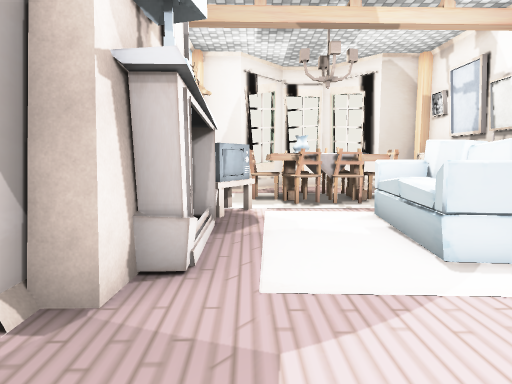
[1] (above)

14 first-person views from a walk through a 3-D level made in the Unity game engine. The camera is 1.5 m above the floor, tilts 6° down and sees 75° across. Doors are open. The floor is counted in squares, 1 m on a side. Each view is taken from the middle of a square. On the plan, view 1 faces up. The plan holds only what a view shows up to about 15 squares ahead; the rest is blank. The place goes on beyond the plan. Some surface patterns are stand-ins.

[2]
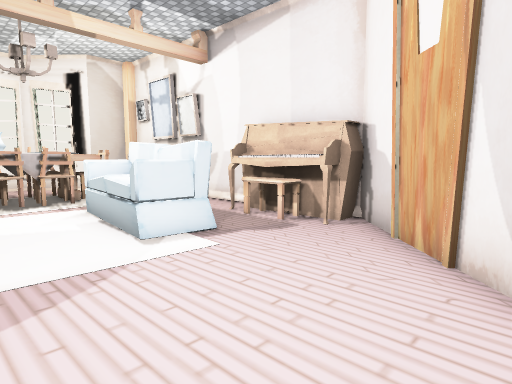

[3]
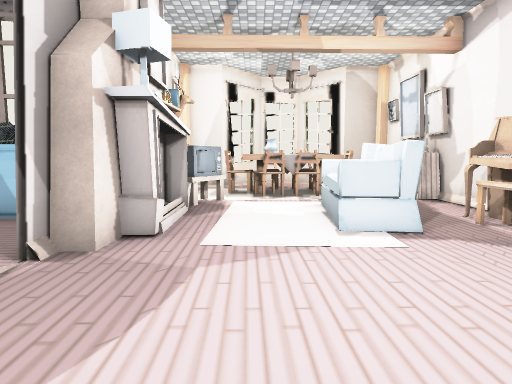

[4]
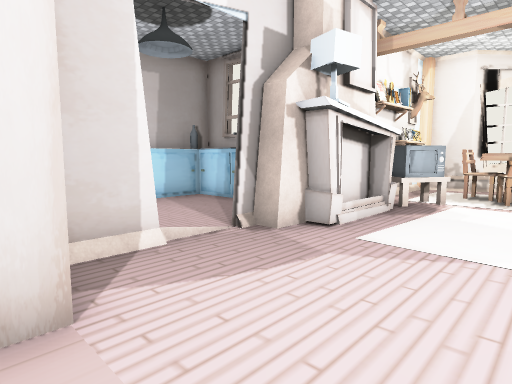

[5]
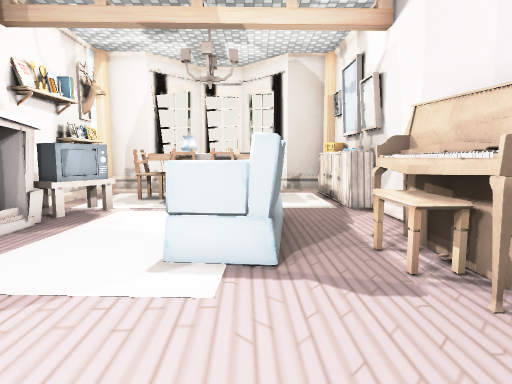

[6]
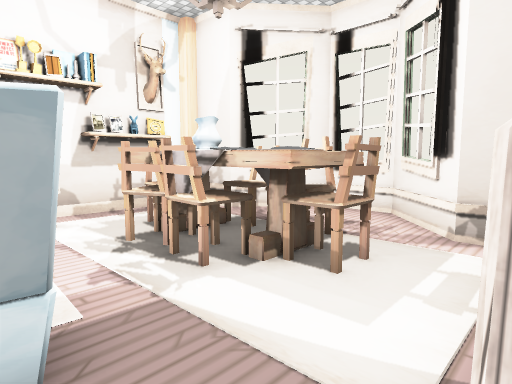

[7]
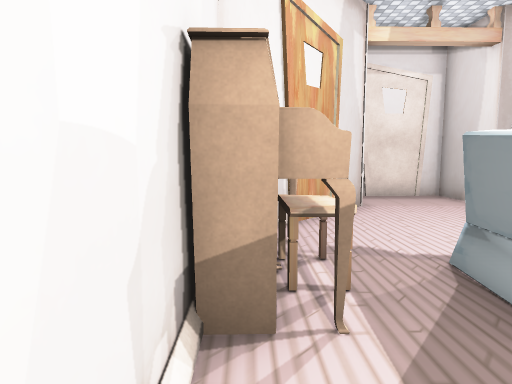

[8]
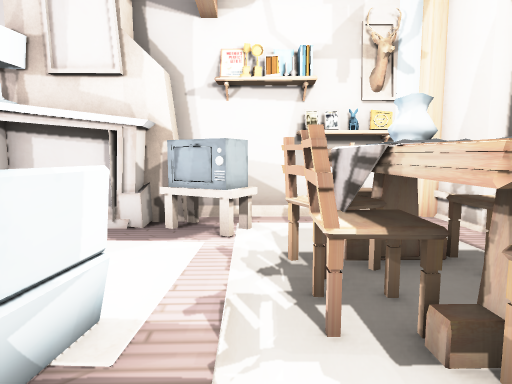

[9]
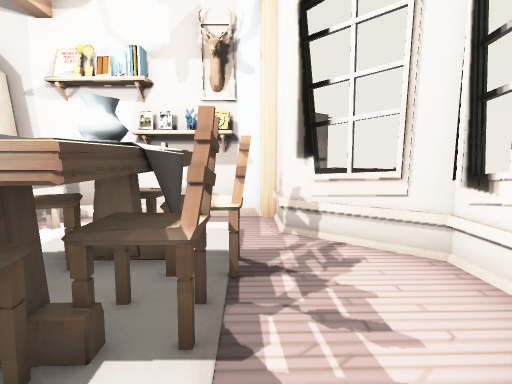

[10]
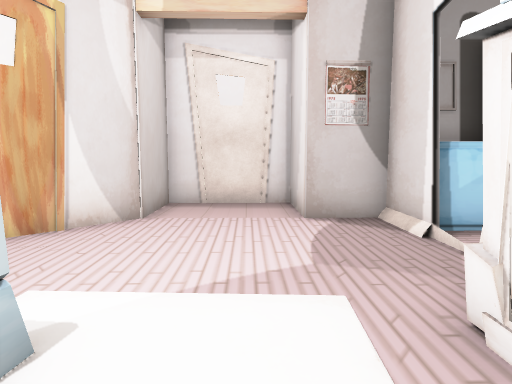

[11]
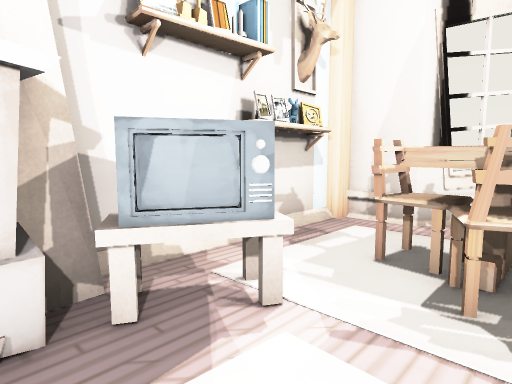

[12]
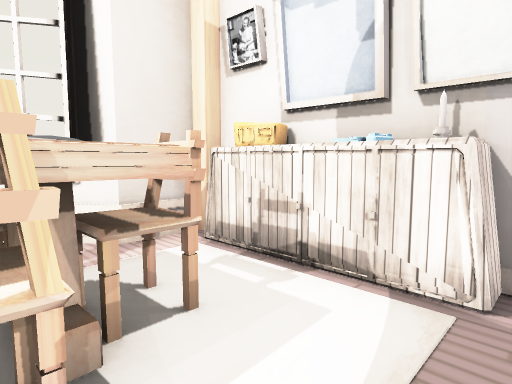

[13]
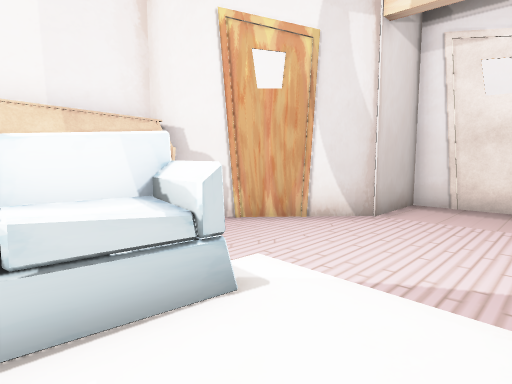

[14]
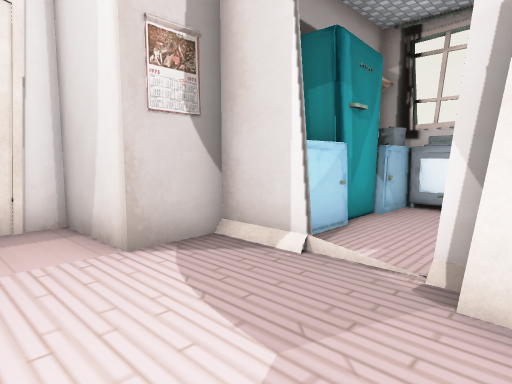

### Floor plan
Points are (right, up) in squares from view 1. A wall is a line through its corners. A room is listed if a view was taken in it or the views show most of it. See-through windows are left out.
Room 1 (views 1, 2, 3, 4, 5, 6, 7, 8, 9, 10, 11, 12, 13, 14)
walls: (7.6, 6) (7.5, 10.5); (-2.3, 1.6) (-2.2, -1.2) (-0.2, -1.1) (-0.1, -3.9) (3.8, -3.8) (3.8, -1.1) (7.6, 3) (7.6, 3.6); (-2.6, 14.2) (-2.5, 8.3); (6.9, 14.8) (5.4, 14.7) (3.3, 16.9) (1.3, 16.8) (-0.6, 14.6) (-2.3, 14.5); (-4.7, 0.3) (-2.6, 0.4)
ways out: open door at (-2, 1.5)
objects: other object (-2, 3) to (-1, 8); lamp (-2, 4); TV (-2, 8) to (0, 10); carpet (-2, 14); carpet (-1, 11) to (-1, 14); table (0, 11) to (1, 12); chair (0, 12); chair (1, 11) to (2, 11); chair (1, 13) to (2, 14); sofa (3, 5) to (4, 9); chair (3, 11); table (3, 11) to (4, 12); chair (3, 13) to (4, 13); chair (5, 12); piano (6, 3) to (7, 6); chair (6, 4) to (6, 5); candle (7, 10); phone (7, 11); cupboard (7, 12); radio (7, 13); cupboard (7, 14)

Positions as (right, up) in squares from view 1, and headings:
1: (0, 0), facing up
2: (0, -1), facing up-right
3: (1, -2), facing up
4: (3, -2), facing up-left
5: (4, 0), facing up
6: (7, 8), facing up-left
7: (7, 9), facing down
8: (6, 10), facing left
9: (6, 14), facing left
10: (1, 7), facing down
11: (2, 7), facing up-left
12: (3, 9), facing up-right
13: (0, 7), facing down-right
14: (2, 4), facing down-left
